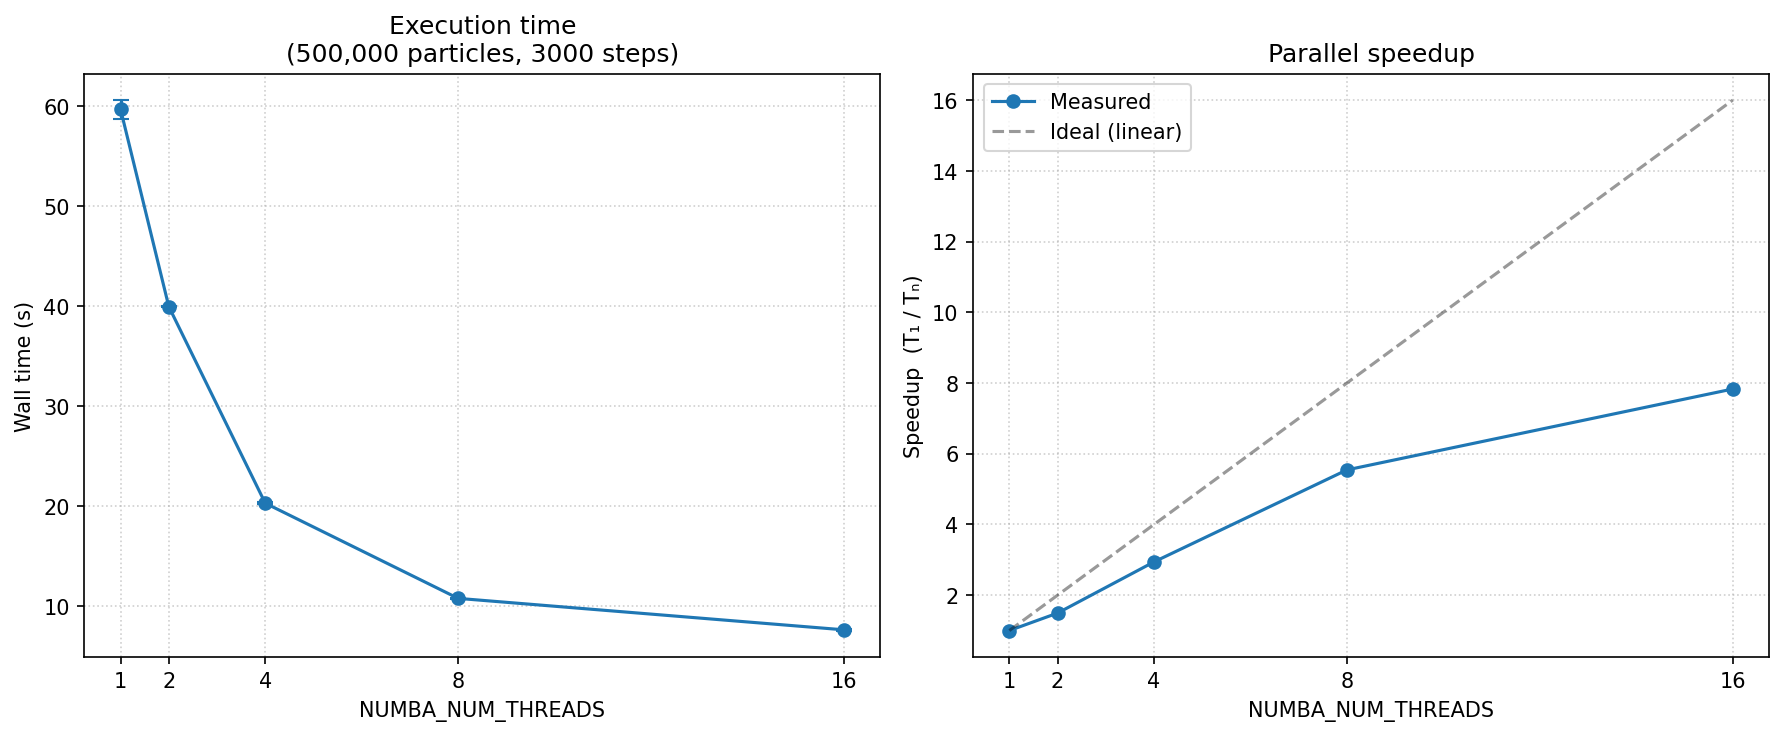

Python code for this plot:
"""Parallel scaling study for WISP.

Measures wall-clock time as a function of NUMBA_NUM_THREADS to find
the thread count where performance converges (i.e. stops improving).

IMPORTANT: NUMBA_NUM_THREADS must be set BEFORE importing numba.
This script spawns a fresh subprocess for each thread count to ensure
the environment variable takes effect.

Usage
-----
    python parallel_scaling.py                 # auto-detect max threads
    python parallel_scaling.py --max-threads 8 # cap at 8
    python parallel_scaling.py --quick         # fewer repeats, smaller problem
"""

import subprocess
import sys
import os
import json
import argparse
import time

import numpy as np
import matplotlib
matplotlib.use("Agg")
import matplotlib.pyplot as plt


# ---------------------------------------------------------------------------
# The benchmark script that runs inside each subprocess.
# It times a single simulation after a JIT warmup pass.
# ---------------------------------------------------------------------------

BENCH_TEMPLATE = r'''
import os
os.environ["NUMBA_NUM_THREADS"] = "{n_threads}"

import time
import json
import numpy as np

# Import AFTER setting the env var
from core import run_timestepping

# --- Simulation parameters ---
params = dict(
    E_c      = 1e-12,
    E_s      = 0.0,
    nb_over_ne = 5e-7,
    n_steps  = {n_steps},
    dt       = 0.01,
    n_particles = {n_particles},
    vb       = 0.5,
    ub       = 1.05,
    splitting_method = "strang",
    method   = "linear",
    full_f   = False,
    seed     = 42,
)

# --- JIT warmup (small problem, compiles all code paths) ---
warmup = dict(params, n_steps=10, n_particles=200, seed=0)
run_timestepping(warmup)

# --- Timed run ---
t0 = time.perf_counter()
run_timestepping(params)
t1 = time.perf_counter()

print(json.dumps({{"threads": {n_threads}, "wall_s": t1 - t0}}))
'''


def run_benchmark(n_threads, n_particles, n_steps, cwd):
    """Spawn a subprocess with the given thread count and return wall time."""
    script = BENCH_TEMPLATE.format(
        n_threads=n_threads,
        n_particles=n_particles,
        n_steps=n_steps,
    )
    proc = subprocess.run(
        [sys.executable, "-c", script],
        capture_output=True, text=True,
        timeout=600,
        cwd=cwd,
    )
    if proc.returncode != 0:
        print(f"  [threads={n_threads}] FAILED:\n{proc.stderr[:300]}")
        return None

    # Parse JSON from last line of stdout
    for line in reversed(proc.stdout.strip().split("\n")):
        try:
            return json.loads(line)
        except json.JSONDecodeError:
            continue
    print(f"  [threads={n_threads}] No JSON output")
    return None


def main():
    parser = argparse.ArgumentParser(description="WISP parallel scaling study")
    parser.add_argument("--max-threads", type=int, default=None,
                        help="Maximum thread count to test (default: all cores)")
    parser.add_argument("--n-particles", type=int, default=200_000,
                        help="Number of particles (default: 200000)")
    parser.add_argument("--n-steps", type=int, default=2000,
                        help="Number of time steps (default: 2000)")
    parser.add_argument("--repeats", type=int, default=3,
                        help="Timing repeats per thread count (default: 3)")
    parser.add_argument("--quick", action="store_true",
                        help="Quick mode: 50k particles, 500 steps, 1 repeat")
    parser.add_argument("--output", type=str, default="parallel_scaling.png",
                        help="Output plot filename")
    args = parser.parse_args()

    if args.quick:
        args.n_particles = 50_000
        args.n_steps = 500
        args.repeats = 1

    max_threads = args.max_threads or os.cpu_count() or 4
    # Build list: 1, 2, 4, 8, ... up to max_threads, always including 1 and max
    thread_counts = sorted(set(
        [1] +
        [2**p for p in range(1, 10) if 2**p <= max_threads] +
        [max_threads]
    ))

    cwd = os.path.dirname(os.path.abspath(__file__))

    print("=" * 60)
    print("  WISP Parallel Scaling Study")
    print("=" * 60)
    print(f"  Particles : {args.n_particles:,}")
    print(f"  Steps     : {args.n_steps:,}")
    print(f"  Repeats   : {args.repeats}")
    print(f"  Threads   : {thread_counts}")
    print(f"  Working dir: {cwd}")
    print()

    results = []

    for nt in thread_counts:
        times = []
        for rep in range(args.repeats):
            data = run_benchmark(nt, args.n_particles, args.n_steps, cwd)
            if data is not None:
                times.append(data["wall_s"])
                print(f"  threads={nt:3d}  rep={rep}  time={data['wall_s']:.3f}s")

        if times:
            results.append({
                "threads": nt,
                "time_mean": np.mean(times),
                "time_std": np.std(times),
                "time_min": np.min(times),
                "times": times,
            })
        else:
            print(f"  threads={nt}: all runs failed")

    if len(results) < 2:
        print("\nNot enough data points. Check that Numba is installed.")
        return

    # --- Print summary table ---
    print("\n" + "=" * 60)
    print(f"  {'Threads':>8s}  {'Mean (s)':>10s}  {'Std (s)':>10s}  {'Speedup':>8s}")
    print("-" * 60)
    t1_time = results[0]["time_mean"]
    for r in results:
        speedup = t1_time / r["time_mean"]
        print(f"  {r['threads']:>8d}  {r['time_mean']:>10.3f}  {r['time_std']:>10.3f}  {speedup:>8.2f}x")
    print("=" * 60)

    # --- Save data as JSON ---
    json_path = args.output.replace(".png", ".json")
    with open(json_path, "w") as f:
        json.dump(results, f, indent=2, default=float)
    print(f"\nData saved to {json_path}")

    # --- Plot ---
    threads = np.array([r["threads"] for r in results])
    means   = np.array([r["time_mean"] for r in results])
    stds    = np.array([r["time_std"] for r in results])
    speedup = t1_time / means

    fig, (ax1, ax2) = plt.subplots(1, 2, figsize=(12, 5))

    # Left: wall time vs threads
    ax1.errorbar(threads, means, yerr=stds, fmt="o-", capsize=4, lw=1.5)
    ax1.set_xlabel("NUMBA_NUM_THREADS")
    ax1.set_ylabel("Wall time (s)")
    ax1.set_title(f"Execution time\n({args.n_particles:,} particles, {args.n_steps} steps)")
    ax1.set_xticks(threads)
    ax1.grid(True, ls=":", alpha=0.6)

    # Right: speedup vs threads
    ax2.plot(threads, speedup, "o-", lw=1.5, label="Measured")
    ax2.plot(threads, threads.astype(float), "k--", alpha=0.4, label="Ideal (linear)")
    ax2.set_xlabel("NUMBA_NUM_THREADS")
    ax2.set_ylabel("Speedup  (T₁ / Tₙ)")
    ax2.set_title("Parallel speedup")
    ax2.set_xticks(threads)
    ax2.legend()
    ax2.grid(True, ls=":", alpha=0.6)

    fig.tight_layout()
    fig.savefig(args.output, dpi=150, bbox_inches="tight")
    print(f"Plot saved to {args.output}")
    plt.close(fig)


if __name__ == "__main__":
    main()
